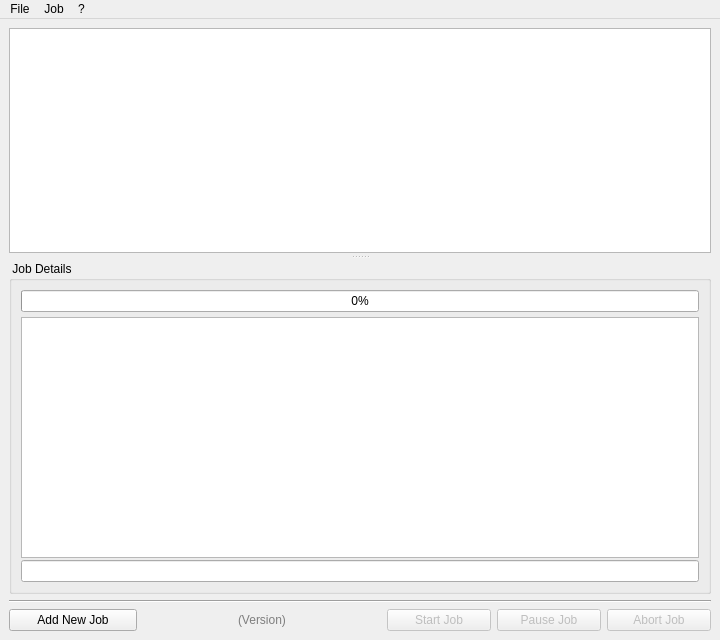
<?xml version="1.0" encoding="UTF-8"?>
<ui version="4.0">
 <class>MainWindow</class>
 <widget class="QMainWindow" name="MainWindow">
  <property name="geometry">
   <rect>
    <x>0</x>
    <y>0</y>
    <width>720</width>
    <height>640</height>
   </rect>
  </property>
  <property name="windowTitle">
   <string>Simple x264 Launcher</string>
  </property>
  <widget class="QWidget" name="centralwidget">
   <layout class="QVBoxLayout" name="verticalLayout">
    <item>
     <widget class="QSplitter" name="splitter">
      <property name="orientation">
       <enum>Qt::Vertical</enum>
      </property>
      <property name="opaqueResize">
       <bool>false</bool>
      </property>
      <property name="handleWidth">
       <number>8</number>
      </property>
      <property name="childrenCollapsible">
       <bool>false</bool>
      </property>
      <widget class="QTableView" name="jobsView">
       <property name="focusPolicy">
        <enum>Qt::StrongFocus</enum>
       </property>
       <property name="contextMenuPolicy">
        <enum>Qt::ActionsContextMenu</enum>
       </property>
       <property name="alternatingRowColors">
        <bool>true</bool>
       </property>
       <property name="selectionMode">
        <enum>QAbstractItemView::SingleSelection</enum>
       </property>
       <property name="selectionBehavior">
        <enum>QAbstractItemView::SelectRows</enum>
       </property>
       <property name="wordWrap">
        <bool>false</bool>
       </property>
       <property name="cornerButtonEnabled">
        <bool>false</bool>
       </property>
       <attribute name="horizontalHeaderVisible">
        <bool>true</bool>
       </attribute>
       <attribute name="horizontalHeaderHighlightSections">
        <bool>false</bool>
       </attribute>
       <attribute name="verticalHeaderVisible">
        <bool>false</bool>
       </attribute>
      </widget>
      <widget class="QGroupBox" name="groupBox">
       <property name="title">
        <string> Job Details </string>
       </property>
       <layout class="QVBoxLayout" name="verticalLayout_2">
        <property name="spacing">
         <number>2</number>
        </property>
        <item>
         <widget class="QProgressBar" name="progressBar">
          <property name="mouseTracking">
           <bool>false</bool>
          </property>
          <property name="focusPolicy">
           <enum>Qt::StrongFocus</enum>
          </property>
          <property name="value">
           <number>0</number>
          </property>
          <property name="alignment">
           <set>Qt::AlignCenter</set>
          </property>
         </widget>
        </item>
        <item>
         <spacer name="verticalSpacer">
          <property name="orientation">
           <enum>Qt::Vertical</enum>
          </property>
          <property name="sizeType">
           <enum>QSizePolicy::Fixed</enum>
          </property>
          <property name="sizeHint" stdset="0">
           <size>
            <width>20</width>
            <height>3</height>
           </size>
          </property>
         </spacer>
        </item>
        <item>
         <widget class="QListView" name="logView">
          <property name="font">
           <font>
            <family>Lucida Console</family>
           </font>
          </property>
          <property name="contextMenuPolicy">
           <enum>Qt::ActionsContextMenu</enum>
          </property>
          <property name="horizontalScrollBarPolicy">
           <enum>Qt::ScrollBarAlwaysOff</enum>
          </property>
          <property name="selectionMode">
           <enum>QAbstractItemView::NoSelection</enum>
          </property>
          <property name="selectionBehavior">
           <enum>QAbstractItemView::SelectRows</enum>
          </property>
         </widget>
        </item>
        <item>
         <widget class="QLineEdit" name="editDetails">
          <property name="font">
           <font>
            <weight>75</weight>
            <bold>true</bold>
           </font>
          </property>
          <property name="readOnly">
           <bool>true</bool>
          </property>
         </widget>
        </item>
       </layout>
      </widget>
     </widget>
    </item>
    <item>
     <widget class="QFrame" name="frame">
      <property name="frameShape">
       <enum>QFrame::HLine</enum>
      </property>
      <property name="frameShadow">
       <enum>QFrame::Sunken</enum>
      </property>
     </widget>
    </item>
    <item>
     <layout class="QHBoxLayout" name="horizontalLayout">
      <item>
       <widget class="QPushButton" name="buttonAddJob">
        <property name="minimumSize">
         <size>
          <width>128</width>
          <height>0</height>
         </size>
        </property>
        <property name="text">
         <string>Add New Job</string>
        </property>
        <property name="icon">
         <iconset resource="../res/resources.qrc">
          <normaloff>:/buttons/add.png</normaloff>:/buttons/add.png</iconset>
        </property>
       </widget>
      </item>
      <item>
       <spacer name="horizontalSpacer">
        <property name="orientation">
         <enum>Qt::Horizontal</enum>
        </property>
        <property name="sizeHint" stdset="0">
         <size>
          <width>40</width>
          <height>20</height>
         </size>
        </property>
       </spacer>
      </item>
      <item>
       <widget class="QLabel" name="labelBuildDate">
        <property name="palette">
         <palette>
          <active>
           <colorrole role="WindowText">
            <brush brushstyle="SolidPattern">
             <color alpha="255">
              <red>126</red>
              <green>126</green>
              <blue>126</blue>
             </color>
            </brush>
           </colorrole>
          </active>
          <inactive>
           <colorrole role="WindowText">
            <brush brushstyle="SolidPattern">
             <color alpha="255">
              <red>126</red>
              <green>126</green>
              <blue>126</blue>
             </color>
            </brush>
           </colorrole>
          </inactive>
          <disabled>
           <colorrole role="WindowText">
            <brush brushstyle="SolidPattern">
             <color alpha="255">
              <red>120</red>
              <green>120</green>
              <blue>120</blue>
             </color>
            </brush>
           </colorrole>
          </disabled>
         </palette>
        </property>
        <property name="cursor">
         <cursorShape>WhatsThisCursor</cursorShape>
        </property>
        <property name="text">
         <string>(Version)</string>
        </property>
       </widget>
      </item>
      <item>
       <spacer name="horizontalSpacer_2">
        <property name="orientation">
         <enum>Qt::Horizontal</enum>
        </property>
        <property name="sizeHint" stdset="0">
         <size>
          <width>40</width>
          <height>20</height>
         </size>
        </property>
       </spacer>
      </item>
      <item>
       <widget class="QPushButton" name="buttonStartJob">
        <property name="enabled">
         <bool>false</bool>
        </property>
        <property name="minimumSize">
         <size>
          <width>104</width>
          <height>0</height>
         </size>
        </property>
        <property name="text">
         <string>Start Job</string>
        </property>
        <property name="icon">
         <iconset resource="../res/resources.qrc">
          <normaloff>:/buttons/play_big.png</normaloff>:/buttons/play_big.png</iconset>
        </property>
       </widget>
      </item>
      <item>
       <widget class="QPushButton" name="buttonPauseJob">
        <property name="enabled">
         <bool>false</bool>
        </property>
        <property name="minimumSize">
         <size>
          <width>104</width>
          <height>0</height>
         </size>
        </property>
        <property name="text">
         <string>Pause Job</string>
        </property>
        <property name="icon">
         <iconset resource="../res/resources.qrc">
          <normaloff>:/buttons/pause.png</normaloff>:/buttons/pause.png</iconset>
        </property>
        <property name="checkable">
         <bool>true</bool>
        </property>
       </widget>
      </item>
      <item>
       <widget class="QPushButton" name="buttonAbortJob">
        <property name="enabled">
         <bool>false</bool>
        </property>
        <property name="minimumSize">
         <size>
          <width>104</width>
          <height>0</height>
         </size>
        </property>
        <property name="text">
         <string>Abort Job</string>
        </property>
        <property name="icon">
         <iconset resource="../res/resources.qrc">
          <normaloff>:/buttons/cancel.png</normaloff>:/buttons/cancel.png</iconset>
        </property>
       </widget>
      </item>
     </layout>
    </item>
   </layout>
  </widget>
  <widget class="QMenuBar" name="menubar">
   <property name="geometry">
    <rect>
     <x>0</x>
     <y>0</y>
     <width>720</width>
     <height>21</height>
    </rect>
   </property>
   <widget class="QMenu" name="menuFile">
    <property name="title">
     <string>File</string>
    </property>
    <addaction name="actionPreferences"/>
    <addaction name="separator"/>
    <addaction name="actionExit"/>
   </widget>
   <widget class="QMenu" name="menu">
    <property name="title">
     <string>?</string>
    </property>
    <addaction name="actionWebMulder"/>
    <addaction name="actionWebX264"/>
    <addaction name="actionWebKomisar"/>
    <addaction name="actionWebJarod"/>
    <addaction name="separator"/>
    <addaction name="actionWebWiki"/>
    <addaction name="actionWebBluRay"/>
    <addaction name="separator"/>
    <addaction name="actionAbout"/>
   </widget>
   <widget class="QMenu" name="menuJob">
    <property name="title">
     <string>Job</string>
    </property>
    <addaction name="actionJob_New"/>
    <addaction name="separator"/>
    <addaction name="actionJob_Start"/>
    <addaction name="actionJob_Pause"/>
    <addaction name="actionJob_Abort"/>
    <addaction name="actionJob_Browse"/>
    <addaction name="actionJob_Delete"/>
   </widget>
   <addaction name="menuFile"/>
   <addaction name="menuJob"/>
   <addaction name="menu"/>
  </widget>
  <action name="actionExit">
   <property name="icon">
    <iconset resource="../res/resources.qrc">
     <normaloff>:/buttons/door_in.png</normaloff>:/buttons/door_in.png</iconset>
   </property>
   <property name="text">
    <string>Exit</string>
   </property>
  </action>
  <action name="actionAbout">
   <property name="icon">
    <iconset resource="../res/resources.qrc">
     <normaloff>:/buttons/information.png</normaloff>:/buttons/information.png</iconset>
   </property>
   <property name="text">
    <string>About...</string>
   </property>
  </action>
  <action name="actionWebMulder">
   <property name="icon">
    <iconset resource="../res/resources.qrc">
     <normaloff>:/buttons/world_link.png</normaloff>:/buttons/world_link.png</iconset>
   </property>
   <property name="text">
    <string>MuldeR's Web-Site</string>
   </property>
  </action>
  <action name="actionWebX264">
   <property name="icon">
    <iconset resource="../res/resources.qrc">
     <normaloff>:/buttons/world_link.png</normaloff>:/buttons/world_link.png</iconset>
   </property>
   <property name="text">
    <string>Official x264 Web-Site</string>
   </property>
  </action>
  <action name="actionWebKomisar">
   <property name="icon">
    <iconset resource="../res/resources.qrc">
     <normaloff>:/buttons/world_link.png</normaloff>:/buttons/world_link.png</iconset>
   </property>
   <property name="text">
    <string>Komisar's Web-Site</string>
   </property>
  </action>
  <action name="actionWebJarod">
   <property name="icon">
    <iconset resource="../res/resources.qrc">
     <normaloff>:/buttons/world_link.png</normaloff>:/buttons/world_link.png</iconset>
   </property>
   <property name="text">
    <string>Jarod's Web-Site</string>
   </property>
  </action>
  <action name="actionWebWiki">
   <property name="icon">
    <iconset resource="../res/resources.qrc">
     <normaloff>:/buttons/book_open.png</normaloff>:/buttons/book_open.png</iconset>
   </property>
   <property name="text">
    <string>MeWiki - x264 Settings</string>
   </property>
  </action>
  <action name="actionWebBluRay">
   <property name="icon">
    <iconset resource="../res/resources.qrc">
     <normaloff>:/buttons/book_open.png</normaloff>:/buttons/book_open.png</iconset>
   </property>
   <property name="text">
    <string>x264 BluRay Authoring</string>
   </property>
  </action>
  <action name="actionJob_New">
   <property name="icon">
    <iconset resource="../res/resources.qrc">
     <normaloff>:/buttons/add.png</normaloff>:/buttons/add.png</iconset>
   </property>
   <property name="text">
    <string>Add New Job</string>
   </property>
  </action>
  <action name="actionJob_Start">
   <property name="enabled">
    <bool>false</bool>
   </property>
   <property name="icon">
    <iconset resource="../res/resources.qrc">
     <normaloff>:/buttons/play_big.png</normaloff>:/buttons/play_big.png</iconset>
   </property>
   <property name="text">
    <string>Start Job</string>
   </property>
  </action>
  <action name="actionJob_Abort">
   <property name="enabled">
    <bool>false</bool>
   </property>
   <property name="icon">
    <iconset resource="../res/resources.qrc">
     <normaloff>:/buttons/cancel.png</normaloff>:/buttons/cancel.png</iconset>
   </property>
   <property name="text">
    <string>Abort Job</string>
   </property>
  </action>
  <action name="actionJob_Pause">
   <property name="checkable">
    <bool>true</bool>
   </property>
   <property name="enabled">
    <bool>false</bool>
   </property>
   <property name="icon">
    <iconset resource="../res/resources.qrc">
     <normaloff>:/buttons/pause.png</normaloff>:/buttons/pause.png</iconset>
   </property>
   <property name="text">
    <string>Pause Job</string>
   </property>
  </action>
  <action name="actionPreferences">
   <property name="icon">
    <iconset resource="../res/resources.qrc">
     <normaloff>:/buttons/wrench.png</normaloff>:/buttons/wrench.png</iconset>
   </property>
   <property name="text">
    <string>Preferences</string>
   </property>
  </action>
  <action name="actionJob_Delete">
   <property name="enabled">
    <bool>false</bool>
   </property>
   <property name="icon">
    <iconset resource="../res/resources.qrc">
     <normaloff>:/buttons/trash.png</normaloff>:/buttons/trash.png</iconset>
   </property>
   <property name="text">
    <string>Delete Job</string>
   </property>
  </action>
  <action name="actionJob_Browse">
   <property name="enabled">
    <bool>false</bool>
   </property>
   <property name="icon">
    <iconset resource="../res/resources.qrc">
     <normaloff>:/buttons/folder_magnify.png</normaloff>:/buttons/folder_magnify.png</iconset>
   </property>
   <property name="text">
    <string>Explore Job</string>
   </property>
  </action>
 </widget>
 <tabstops>
  <tabstop>buttonAddJob</tabstop>
  <tabstop>buttonStartJob</tabstop>
  <tabstop>buttonAbortJob</tabstop>
  <tabstop>jobsView</tabstop>
  <tabstop>logView</tabstop>
  <tabstop>editDetails</tabstop>
 </tabstops>
 <resources>
  <include location="../res/resources.qrc"/>
 </resources>
 <connections>
  <connection>
   <sender>actionExit</sender>
   <signal>activated()</signal>
   <receiver>MainWindow</receiver>
   <slot>close()</slot>
   <hints>
    <hint type="sourcelabel">
     <x>-1</x>
     <y>-1</y>
    </hint>
    <hint type="destinationlabel">
     <x>399</x>
     <y>299</y>
    </hint>
   </hints>
  </connection>
  <connection>
   <sender>actionJob_New</sender>
   <signal>triggered()</signal>
   <receiver>buttonAddJob</receiver>
   <slot>click()</slot>
   <hints>
    <hint type="sourcelabel">
     <x>-1</x>
     <y>-1</y>
    </hint>
    <hint type="destinationlabel">
     <x>73</x>
     <y>617</y>
    </hint>
   </hints>
  </connection>
  <connection>
   <sender>actionJob_Start</sender>
   <signal>triggered()</signal>
   <receiver>buttonStartJob</receiver>
   <slot>click()</slot>
   <hints>
    <hint type="sourcelabel">
     <x>-1</x>
     <y>-1</y>
    </hint>
    <hint type="destinationlabel">
     <x>547</x>
     <y>617</y>
    </hint>
   </hints>
  </connection>
  <connection>
   <sender>actionJob_Abort</sender>
   <signal>triggered()</signal>
   <receiver>buttonAbortJob</receiver>
   <slot>click()</slot>
   <hints>
    <hint type="sourcelabel">
     <x>-1</x>
     <y>-1</y>
    </hint>
    <hint type="destinationlabel">
     <x>657</x>
     <y>617</y>
    </hint>
   </hints>
  </connection>
  <connection>
   <sender>actionJob_Pause</sender>
   <signal>toggled(bool)</signal>
   <receiver>buttonPauseJob</receiver>
   <slot>setChecked(bool)</slot>
   <hints>
    <hint type="sourcelabel">
     <x>-1</x>
     <y>-1</y>
    </hint>
    <hint type="destinationlabel">
     <x>547</x>
     <y>617</y>
    </hint>
   </hints>
  </connection>
 </connections>
</ui>
